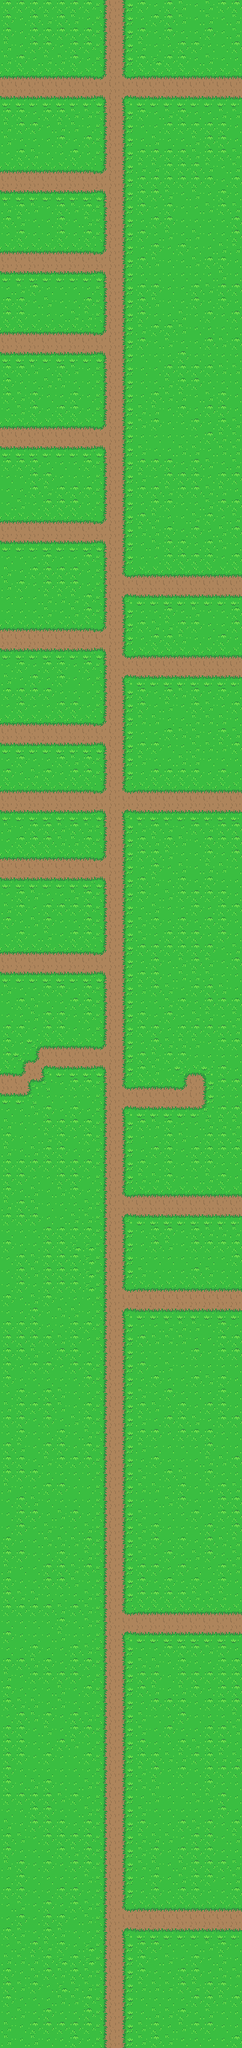

The image is a tile-based game level rendered from a .tmx file. Its description and source (layers, tilesets, objects; grid data summarised) follow:
An orthogonal 18x152 tile map with 16x16 px tiles, 1 tile layer (Tile Layer 1).

<map version="1.0.0" orientation="orthogonal" renderorder="right-down" width="18" height="152" tilewidth="16" tileheight="16" nextobjectid="1">
 <tileset firstgid="1" source="../Tileset/Overworld.tsx" />
 <layer name="Tile Layer 1" width="18" height="152">
  <data>[2736 cells, 2736 non-empty, 18 distinct tile ids]</data>
 </layer>
</map>
